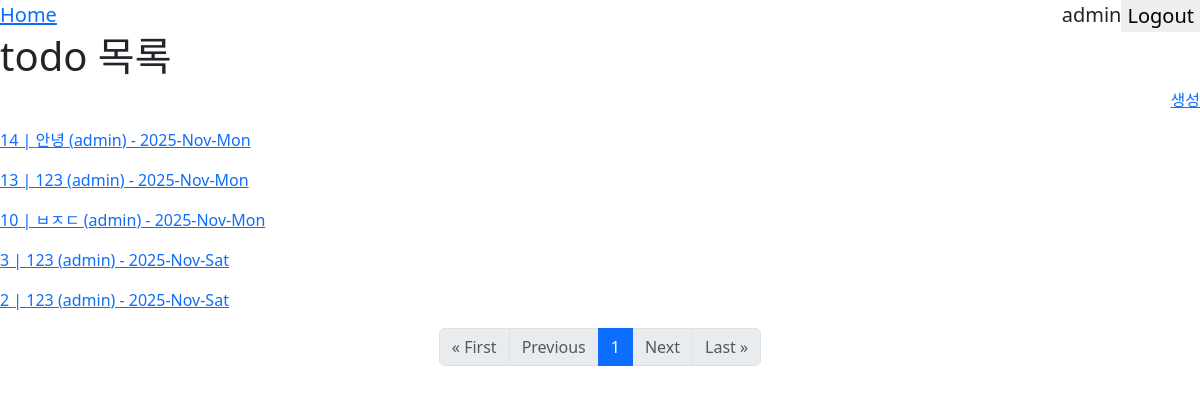
The app's page / (signed in) with its own data.
### totododo/models.py (models this page shows, shortened)
class Todo(models.Model):
  user = models.ForeignKey(User, on_delete=models.CASCADE)
  title = models.CharField('제목',max_length=50)
  description = models.TextField('설명',)
  start_date = models.DateField('시작일',)
  end_date = models.DateField('마감일',)
  is_completed = models.BooleanField('완료여부',default=False)
  created_at = models.DateTimeField('생성일시',auto_now_add=True)
  modified_at = models.DateTimeField('수정일시',auto_now=True)
  image = models.ImageField('이미지', null=True, blank=True, upload_to='todo/%Y/%m/%d')
  thumbnail = models.ImageField('썸네일', null=True, blank=True, upload_to='todo/%Y/%m/%d/thumbnail')
  class Meta:
    verbose_name = 'Todo'
    verbose_name_plural = 'Todos'
  def get_thumbnail_image_url(self):
    if self.thumbnail:
      return self.thumbnail.url
    elif self.image:
      return self.image.url
    return None

### totododo/cb_views.py (the view)
# urls.py: path('',cb_views.TodoListView.as_view(),name='list'),
class TodoListView (ListView):
  queryset = Todo.objects.all().order_by('-id')
  template_name = 'todo_list.html'
  paginate_by = 10

### todo/templates/todo_list.html (shortened to what this page needs)
{% extends 'base.html' %}
{% block content %}
<h1>todo 목록 {{ count }}</h1>
    <p style="text-align: right">
        <a href="{% url 'todo:create' %}">생성</a>
    </p>
{% for todo in object_list %}
    <p>
        <a href="{% url 'todo:detail' todo.pk %}">
            {{ todo.id }} | {{ todo.title }}
            <span>
                ({{ todo.user.username }})
            </span>  - {{ todo.created_at | date:'Y-M-D' }}
        </a>
    </p>
{% endfor %}
    {% include 'pagination.html' %}
{% endblock %}

### todo/templates/base.html (shortened to what this page needs)
{% load static %}
<!DOCTYPE html>
<html lang="en">
<head>
    <link href="{% static "css/bootstrap.css" %}" rel="stylesheet">
</head>
<body>
    <nav style="display: flex; justify-content: space-between">
        <div>
            <a style="font-size: 20px" href={% url 'todo:list' %}>Home</a>
        </div>
        {% if request.user.is_authenticated %}
            <div style="text-align: right; font-size: 20px; display: flex; justify-content: space-between">
                {{ request.user.username }}
                <form action="{% url 'logout' %}" method="POST">
                    <button style="border: 0; font-size: 20px; cursor: pointer">Logout</button>
                </form>
            </div>
        {% else %}
            <div style="display: flex; justify-content: right; font-size: 20px;">
                <a href="{% url 'signup' %}" style="margin-right: 10px">SignUp</a>
                <a href="{% url 'login' %}">Login</a>
            </div>
        {% endif %}
    </nav>
    {% block content %}{% endblock %}
</body>
</html>

### records on screen
Todo: id "14", title "안녕", user.username "admin", created_at "2025-Nov-Mon"
Todo: id "13", title "123", user.username "admin", created_at "2025-Nov-Mon"
Todo: id "10", title "ㅂㅈㄷ", user.username "admin", created_at "2025-Nov-Mon"
Todo: id "3", title "123", user.username "admin", created_at "2025-Nov-Sat"
Todo: id "2", title "123", user.username "admin", created_at "2025-Nov-Sat"

### other values on screen
{{ request.user.username }} "admin"
{{ num }} "1"
